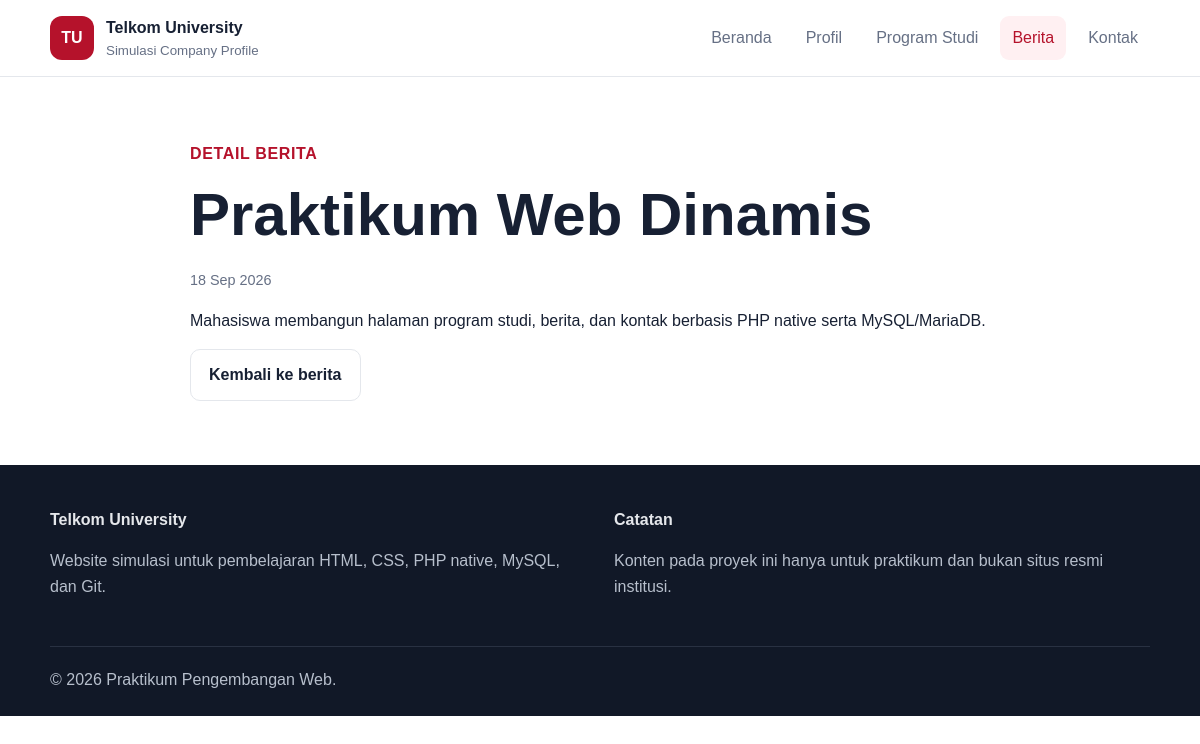
Screenshot of /news_detail.php?id=2 with the database file from the repository.
### tables this page shows
CREATE TABLE `berita` (
  `id` int(10) UNSIGNED NOT NULL,
  `judul` varchar(180) NOT NULL,
  `ringkasan` varchar(300) NOT NULL,
  `isi` text NOT NULL,
  `tanggal_publish` date NOT NULL,
  `created_at` timestamp NOT NULL DEFAULT current_timestamp()
);

### news_detail.php (the view, shortened to what this page needs)
<?php
require_once 'config/database.php';
$id = filter_input(INPUT_GET, 'id', FILTER_VALIDATE_INT);
$stmt = $conn->prepare("SELECT judul, isi, tanggal_publish FROM berita WHERE id = ?");
$stmt->bind_param('i', $id);
$stmt->execute();
$result = $stmt->get_result();
$news = $result->fetch_assoc();
require 'includes/header.php';
?>
<section class="section">
    <article class="container article-body">
        <span class="eyebrow">Detail Berita</span>
        <h1><?= htmlspecialchars($news['judul']) ?></h1>
        <p class="meta"><?= date('d M Y', strtotime($news['tanggal_publish'])) ?></p>
        <p><?= nl2br(htmlspecialchars($news['isi'])) ?></p>
        <a class="btn btn-outline" href="news.php">Kembali ke berita</a>
    </article>
</section>
<?php require 'includes/footer.php'; ?>

### assets/css/style.css (style rules this page uses)
:root { --primary: #b5122b; --primary-dark: #7f0d1f; --ink: #172033; --muted: #667085; --surface: #ffffff; --soft: #f6f7fb; --line: #e4e7ec; --success: #147a50; }
* { box-sizing: border-box; }
body { margin: 0; font-family: Arial, Helvetica, sans-serif; color: var(--ink); background: var(--surface); line-height: 1.6; }
a { color: inherit; }
.container { width: min(1100px, 92%); margin: 0 auto; }
.eyebrow { color: var(--primary); font-weight: 700; letter-spacing: .04em; text-transform: uppercase; }
h1, h2, h3 { line-height: 1.2; }
h1 { font-size: clamp(2.1rem, 5vw, 4rem); margin: 12px 0 18px; }
.btn { display: inline-block; text-decoration: none; border: 0; cursor: pointer; padding: 12px 18px; border-radius: 10px; font-weight: 700; }
.btn-outline { border: 1px solid var(--line); background: #fff; color: var(--ink); }
.section { padding: 64px 0; }
.meta { color: var(--muted); font-size: .9rem; }
.article-body { max-width: 820px; }

### rows the page displays
berita: judul "Praktikum Web Dinamis", tanggal_publish "18 Sep 2026", isi "Mahasiswa membangun halaman program studi, berita, dan kontak berbasis PHP native serta MySQL/MariaDB."
